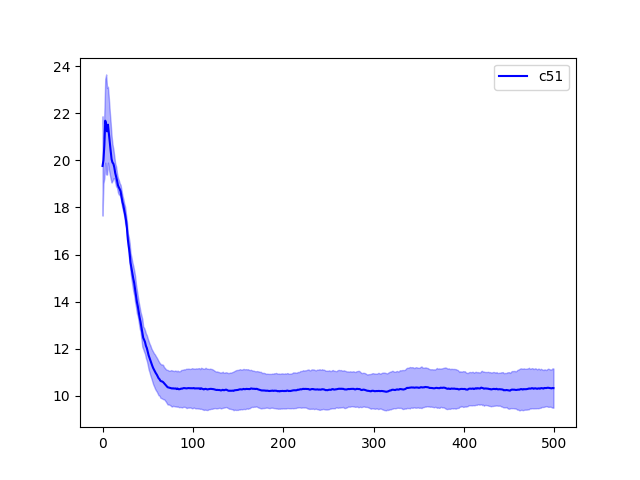

Write Python code to recreate this figure.
from turtle import update
import gym
import numpy as np
import utils.envs, utils.seed, utils.buffers, utils.torch
import torch
import tqdm
import matplotlib.pyplot as plt
import warnings
warnings.filterwarnings("ignore")

# C51
# Based on Slide 11
# cs.uwaterloo.ca/~ppoupart/teaching/cs885-winter22/slides/cs885-module5.pdf

# Constants
SEEDS = [1, 2, 3, 4, 5]
t = utils.torch.TorchHelper()
DEVICE = t.device
OBS_N = 4               # State space size
ACT_N = 2               # Action space size
STARTING_EPSILON = 1.0  # Starting epsilon
STEPS_MAX = 10000       # Gradually reduce epsilon over these many steps
EPSILON_END = 0.1       # At the end, keep epsilon at this value
MINIBATCH_SIZE = 64     # How many examples to sample per train step
GAMMA = 0.99            # Discount factor in episodic reward objective
LEARNING_RATE = 5e-4    # Learning rate for Adam optimizer
TRAIN_AFTER_EPISODES = 10   # Just collect episodes for these many episodes
TRAIN_EPOCHS = 25       # Train for these many epochs every time
BUFSIZE = 10000         # Replay buffer size
EPISODES = 500          # Total number of episodes to learn over
TEST_EPISODES = 10      # Test episodes
HIDDEN = 512            # Hidden nodes
TARGET_NETWORK_UPDATE_FREQ = 10 # Target network update frequency

# Suggested constants
ATOMS = 51              # Number of atoms for distributional network
ZRANGE = [0, 200]       # Range for Z projection

# Global variables
EPSILON = STARTING_EPSILON
Z = None

# Create environment
# Create replay buffer
# Create distributional networks
# Create optimizer
def create_everything(seed):
    utils.seed.seed(seed)
    env = utils.envs.TimeLimit(utils.envs.NoisyCartPole(), 500)
    env.reset(seed=seed)
    test_env = utils.envs.TimeLimit(utils.envs.NoisyCartPole(), 500)
    test_env.reset(seed=seed)
    buf = utils.buffers.ReplayBuffer(BUFSIZE)
    Z = torch.nn.Sequential(
        torch.nn.Linear(OBS_N, HIDDEN), torch.nn.ReLU(),
        torch.nn.Linear(HIDDEN, HIDDEN), torch.nn.ReLU(),
        torch.nn.Linear(HIDDEN, ACT_N*ATOMS)
    ).to(DEVICE)
    Zt = torch.nn.Sequential(
        torch.nn.Linear(OBS_N, HIDDEN), torch.nn.ReLU(),
        torch.nn.Linear(HIDDEN, HIDDEN), torch.nn.ReLU(),
        torch.nn.Linear(HIDDEN, ACT_N*ATOMS)
    ).to(DEVICE)
    OPT = torch.optim.Adam(Z.parameters(), lr = LEARNING_RATE)
    return env, test_env, buf, Z, Zt, OPT

# Create epsilon-greedy policy
def policy(env, obs):

    global EPSILON, EPSILON_END, STEPS_MAX, Z
    obs = t.f(obs).view(-1, OBS_N)  # Convert to torch tensor
    
    # With probability EPSILON, choose a random action
    # Rest of the time, choose argmax_a Q(s, a) 
    if np.random.rand() < EPSILON:
        action = np.random.randint(ACT_N)
    else:
        ## TODO: use Z to compute greedy action
        pass
    
    # Epsilon update rule: Keep reducing a small amount over
    # STEPS_MAX number of steps, and at the end, fix to EPSILON_END
    EPSILON = max(EPSILON_END, EPSILON - (1.0 / STEPS_MAX))
    
    return action

# Update networks
def update_networks(epi, buf, Z, Zt, OPT):
    
    loss = 0.
    ## TODO: Implement this function

    # Update target network
    if epi%TARGET_NETWORK_UPDATE_FREQ==0:
        Zt.load_state_dict(Z.state_dict())

    return loss


# Play episodes
# Training function
def train(seed):

    global EPSILON, Z
    print("Seed=%d" % seed)

    # Create environment, buffer, Z, Z target, optimizer
    env, test_env, buf, Z, Zt, OPT = create_everything(seed)

    # epsilon greedy exploration
    EPSILON = STARTING_EPSILON

    testRs = [] 
    last25testRs = []
    print("Training:")
    pbar = tqdm.trange(EPISODES)
    for epi in pbar:

        # Play an episode and log episodic reward
        S, A, R = utils.envs.play_episode_rb(env, policy, buf)
        
        # Train after collecting sufficient experience
        if epi >= TRAIN_AFTER_EPISODES:

            # Train for TRAIN_EPOCHS
            for tri in range(TRAIN_EPOCHS): 
                update_networks(epi, buf, Z, Zt, OPT)

        # Evaluate for TEST_EPISODES number of episodes
        Rews = []
        for epj in range(TEST_EPISODES):
            S, A, R = utils.envs.play_episode(test_env, policy, render = False)
            Rews += [sum(R)]
        testRs += [sum(Rews)/TEST_EPISODES]

        # Update progress bar
        last25testRs += [sum(testRs[-25:])/len(testRs[-25:])]
        pbar.set_description("R25(%g)" % (last25testRs[-1]))

    pbar.close()
    print("Training finished!")
    env.close()

    return last25testRs

# Plot mean curve and (mean-std, mean+std) curve with some transparency
# Clip the curves to be between 0, 200
def plot_arrays(vars, color, label):
    mean = np.mean(vars, axis=0)
    std = np.std(vars, axis=0)
    plt.plot(range(len(mean)), mean, color=color, label=label)
    plt.fill_between(range(len(mean)), np.maximum(mean-std, 0), np.minimum(mean+std,500), color=color, alpha=0.3)

if __name__ == "__main__":

    # Train for different seeds
    curves = []
    for seed in SEEDS:
        curves += [train(seed)]

    # Plot the curve for the given seeds
    plot_arrays(curves, 'b', 'c51')
    plt.legend(loc='best')
    plt.savefig("C51.png")
    plt.show()